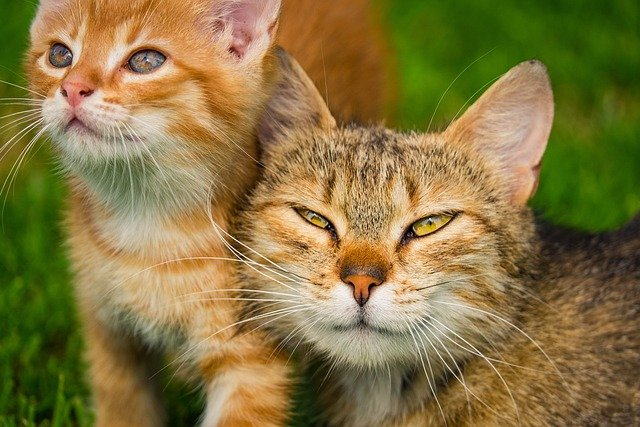
#> input picture module08-image-filtering/kitten.jpg, 640 x 427 px, found by its file name
$ jupyter execute --allow-errors 08_01_image_filtering_convolution.ipynb   (shell and % lines are left out)
#> lines starting #> are read from the running program, lines starting #| are printed output that depends on the picture
<h1 style="font-size:30px;">Convolution and Image Filtering</h1>

In image processing, convolution is the basis of all linear filters. It is the very first step applied when we want to blur, sharpen or detect edges. And yes, it is the same convolution used in state-of-the-art neural networks. In this notebook, you will learn the concept behind convolution, the OpenCV function to implement convolution, and different types of filters.
<br>
<center>

</center>
<br>
<center>

</center>
<br>

### <font style = "color:rgb(50,120,229)">Convolution</font>
A convolution operation requires two inputs, the **input image** and a **kernel**. The input image can be either grayscale or color. For color images, convolution is performed independently on each channel. A convolution kernel is a 2D matrix that is used to filter images, also known as a **convolution matrix**. It is typically a square, MxN matrix, where both M and N are odd integers (e.g., 3×3, 5×5, 7×7, ...). The 3x3 kernel below is referd to as a Box kernel.

$$\frac{1}{9}\begin{bmatrix} 1 & 1 & 1 \\ 1 & 1 & 1 \\ 1 & 1 & 1 \end{bmatrix}$$

In most cases, we want the sum of the elements in a kernel to sum to one. This ensures that the output image has the same brightness level as the input image. If we do not do this, the output pixels will be approximately 9 times (3x3 = 9) brighter than the input pixels on average. There are no restrictions on entries of the kernel. They can be positive, negative, integers or floating-point numbers.

The output is a **filtered** image. Filtering of a source image is achieved by convolving the kernel with the image. In simple terms, convolution of an image with a kernel represents a simple mathematical operation, between the kernel and its corresponding elements in the image.

### <font style = "color:rgb(50,120,229)">Convolution Workflow</font>

 - Assume that the center of the kernel is positioned over a specific pixel (`p`), in an image.
 - Multiply the value of each element in the kernel with the corresponding pixel element (i.e., its pixel intensity) in the source image.
 - Add the result of those multiplications and compute the average.
 - Replace the value of pixel (`p`), with the calculated average value.

### **<font style = "color:rgb(50,120,229)">Note:</font>**

The convolution filtering described above is actually called correlation filtering. Correlation and convolution are exactly the same operation with one difference. In convolution, the kernel is rotated 180 degrees before doing the correlation operation. When the kernel is symmetric, correlation and convolution are the same.

[cell 1]
import cv2
import numpy as np
import matplotlib.pyplot as plt

if 'google.colab' in str(get_ipython()):
    print("Downloading Code to Colab Environment")
    !wget https://www.dropbox.com/sh/287dmicr7k30m3q/AADpOe7w4ouuMp2cyA1uNFjva?dl=1 -O module-code.zip -q --show-progress
    !unzip -qq module-code.zip
else:
    pass

# 1. Convolution in OpenCV

In OpenCV, convolution is performed using the function **`filter2D()`**

<hr style="border:none; height: 4px; background-color:#D3D3D3" />

### <font style = "color:rgb(8,133,37)">Function Syntax</font>

```python
dst = cv2.filter2D(src, ddepth, kernel[, dst[, anchor[, delta[, borderType]]]])
```

**`dst`**	output image of the same size and the same number of channels as src.

The function has **3 required input arguments**:

1. **`src`**	input image.
2. **`ddepth`**	desired depth of the destination image.
3. **`kernel`**	convolution kernel (or rather a correlation kernel), a single-channel floating point matrix; if you want to apply different kernels to different channels, split the image into separate color planes using split and process them individually.

Optional arguments:

1. **`anchor`**	anchor of the kernel that indicates the relative position of a filtered point within the kernel; the anchor should lie within the kernel; default value (-1, -1) means that the anchor is at the kernel center.
2. **`delta`**	optional value added to the filtered pixels before storing them in dst.
3. **`borderType`**	pixel extrapolation method.

**Note**: The optional parameters above are almost never changed from their default values.

### <font style="color:rgb(8,133,37)">OpenCV Documentation</font>

[**`filter2d()`**](https://docs.opencv.org/4.5.2/d4/d86/group__imgproc__filter.html#ga27c049795ce870216ddfb366086b5a04)

<hr style="border:none; height: 4px; background-color:#D3D3D3" />

## 1.1 Define a Kernel

First, we need to define a kernel. For this exercise, let’s use a kernel size of 5x5. To keep things simple, we will also choose a kernel where all elements are the same. This kernel is often called a **Box Kernel**. Notice that when a kernel is written in matrix form as shown below we often pre-multiply the matrix by a normalizing factor (in this case 1/25). This makes it a little easier to read and understand the kernel.

$$\frac{1}{25}\begin{bmatrix} 1 & 1 & 1 & 1 & 1 \\ 1 & 1 & 1 & 1 & 1 \\ 1 & 1 & 1 & 1 & 1 \\ 1 & 1 & 1 & 1 & 1 \\ 1 & 1 & 1 & 1 & 1\end{bmatrix}$$

[cell 2]
kernel_size = 5
# Create a 5*5 kernel with all elements equal to 1.
kernel = np.ones((kernel_size, kernel_size), dtype = np.float32) / kernel_size**2

print (kernel)

The above represents a normalized 5x5 kernel so that all values add up to 1.

## 1.2 Perform Convolution

Next, `filter2D()` is used to perform the convolution.

The second parameter (`ddepth`) is set to `-1`, which means the bit-depth of the output image is the same as the input image. So if the input image is of type `uint8`, the output image will also be of the same type.

[cell 3]
filename = 'kitten.jpg'
image = cv2.imread(filename)
#> image is the input picture: shape (427, 640, 3); mean B, G, R 65.1, 117.7, 134.5

dst = cv2.filter2D(image, ddepth = -1, kernel = kernel)
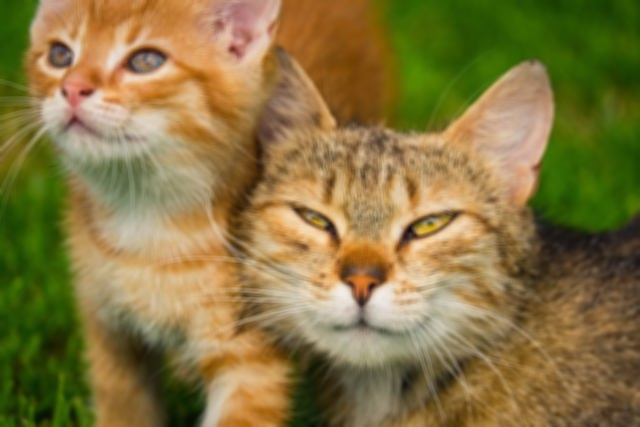
#> dst: shape (427, 640, 3); mean B, G, R 65.1, 117.7, 134.5

plt.figure(figsize = [20,10])
plt.subplot(121); plt.axis('off'); plt.imshow(image[:,:,::-1]); plt.title("Original Image")
plt.subplot(122); plt.axis('off'); plt.imshow(dst[:,:,::-1]);   plt.title("Convolution Result");
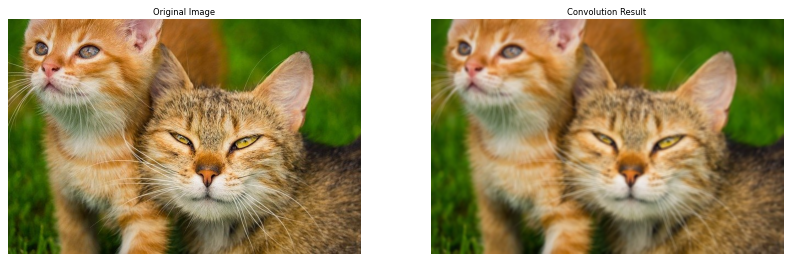
#> figure drawn by matplotlib, 2 panels

# 2. Box Blur

In the previous example, we saw how to create a smoothing filter by convolving the image with a 5x5 kernel. The 3x3 version of that kernel looks like this.

$$
\frac{1}{9}
\begin{bmatrix}
1 & 1 & 1\\
1 & 1 & 1\\
1 & 1 & 1
\end{bmatrix}
$$

The box kernel weights the contribution of all pixels in the neighborhood equally. As shown in the previous example, we can create this kernel and apply it to this image using `filter2D()`. Since this is a frequently used operation, OpenCV provides a convenience function for performing this operation (`blur()`)

## 2.1 Box Blur in OpenCV

<hr style="border:none; height: 4px; background-color:#D3D3D3" />

### <font style = "color:rgb(8,133,37)">Function Syntax</font>

```python
dst = cv2.blur(src, ksize[, dst[, anchor[, borderType]]])
```

**`dst`**	output image of the same size and type as src.

The function has **2 required input arguments**:

1.  **`src`**	input image; it can have any number of channels, which are processed independently, but the depth should be CV_8U, CV_16U, CV_16S, CV_32F or CV_64F.
2.  **`ksize`**	blurring kernel size.

Here, the blur function assumes the kernel is a normalized box kernel.

### <font style="color:rgb(8,133,37)">OpenCV Documentation</font>

[**`blur()`**](https://docs.opencv.org/4.5.2/d4/d86/group__imgproc__filter.html#ga8c45db9afe636703801b0b2e440fce37)

<hr style="border:none; height: 4px; background-color:#D3D3D3" />

[cell 4]
# Apply a box filter - kernel size 5.
box_blur1 = cv2.blur(image, (5,5))

# Apply a box filter - kernel size 11.
box_blur2 = cv2.blur(image, (11,11))
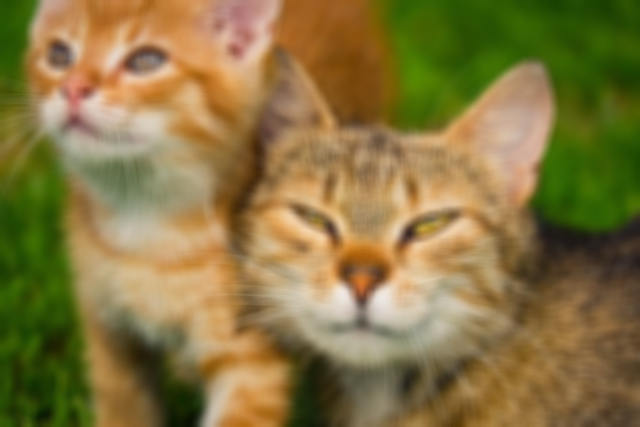
#> box_blur2: shape (427, 640, 3); mean B, G, R 65.1, 117.7, 134.5

# Display.
plt.figure(figsize = (20, 10))
plt.subplot(121); plt.axis('off'); plt.imshow(box_blur1[:,:,::-1]); plt.title('Blur 5x5 kernel')
plt.subplot(122); plt.axis('off'); plt.imshow(box_blur2[:,:,::-1]); plt.title('Blur 11x11 kernel');

# 3. Gaussian Blur

Unlike the box kernel, the Gaussian kernel is not uniform. The middle pixel gets the maximum weight while the pixels farther away are given less weight. A Gaussian Blur kernel weights the contribution of a neighboring pixel based on a Gaussian distribution. The Gaussian 5x5 kernel shown below is an approximation to the 2D Gaussian distribution with ${\sigma}=1$. A large value of ${\sigma}$ would add more weight to the edges of the kernel and therefore have a stronger blurring effect, while a smaller value of ${\sigma}$ would narrow the blurring effect. The size of the kernel also determines the amount of blurring. A larger kernel (with the same value of sigma) will blur the image more than a smaller kernel.

<br>
<center>

</center>
<br>

An image blurred using the Gaussian kernel looks less blurry compared to a box kernel of the same size. A small amount of Gaussian blurring is frequently used to remove noise from an image. It is also applied to the image prior to noise-sensitive image filtering operations. For example, the Sobel kernel used for calculating the derivative of an image is a combination of a Gaussian kernel and a finite difference kernel.

## 3.1 Gaussian Blur in OpenCV

<hr style="border:none; height: 4px; background-color:#D3D3D3" />

### <font style = "color:rgb(8,133,37)">Function Syntax</font>

```python
dst = cv2.GaussianBlur(src, ksize, sigmaX[, dst[, sigmaY[, borderType]]])
```

**`dst`**	output image of the same size and type as src.

The function has **3 required input arguments**:

1. **`src`**	input image; the image can have any number of channels, which are processed independently, but the depth should be CV_8U, CV_16U, CV_16S, CV_32F or CV_64F.
2. **`ksize`**	Gaussian kernel size. ksize.width and ksize.height can differ but they both must be positive and odd. Or, they can be zero's and then they are computed from sigma.
3. **`sigmaX`**	Gaussian kernel standard deviation in X direction.

Optional arguments include:

- **`sigmaY`**	Gaussian kernel standard deviation in Y direction; if sigmaY is zero, it is set to be equal to sigmaX, if both sigmas are zeros, they are computed from ksize.width and ksize.height, respectively; to fully control the result regardless of possible future modifications of all these semantics, it is recommended to specify all of ksize, sigmaX, and sigmaY.
- **`borderType`**	pixel extrapolation method.

$$Sigma = 0.3 * ((ksize - 1) * 0.5-1) + 0.8$$

### <font style="color:rgb(8,133,37)">OpenCV Documentation</font>

[**`GaussianBlur()`**](https://docs.opencv.org/4.5.2/d4/d86/group__imgproc__filter.html#gaabe8c836e97159a9193fb0b11ac52cf1)

<hr style="border:none; height: 4px; background-color:#D3D3D3" />

### <font style="color:rgb(50,120,230)">Gaussian Blur and effect of Kernel Size</font>

[cell 5]
# Apply Gaussian blur.
gaussian_blur1 = cv2.GaussianBlur(image, (5,5), 0, 0)
gaussian_blur2 = cv2.GaussianBlur(image, (11,11), 0, 0)

# Display.
plt.figure(figsize = (20, 8))
plt.subplot(121); plt.axis('off'); plt.imshow(gaussian_blur1[:,:,::-1]); plt.title('Blur 5x5 kernel')
plt.subplot(122); plt.axis('off'); plt.imshow(gaussian_blur2[:,:,::-1]); plt.title('Blur 11x11 kernel');

### <font style="color:rgb(50,120,230)">Comparing Box and Gaussian Blur</font>

[cell 6]
plt.figure(figsize = (20, 8))
plt.subplot(121); plt.axis('off'); plt.imshow(box_blur2[:,:,::-1]);      plt.title('Box Blur 11x11 kernel')
plt.subplot(122); plt.axis('off'); plt.imshow(gaussian_blur2[:,:,::-1]); plt.title('Gaussian Blur 11x11 kernel');
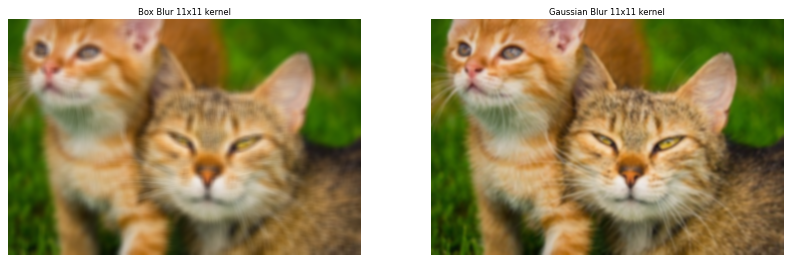
#> figure drawn by matplotlib, 2 panels

### <font style="color:rgb(50,120,230)">Gaussian Blur and effect of sigma ${\sigma}$</font>

[cell 7]
# Specifying sigmax = 0 and sigmay = 0, will compute a sigma of 2 for a 11x11 kernal
gaussian_blur3 = cv2.GaussianBlur(image, (11,11), 0, 0)
# Here we are explicity setting the sigma values to be very large.
gaussian_blur4 = cv2.GaussianBlur(image, (11,11), 5, 5)

# Display.
plt.figure(figsize = (20, 8))
plt.subplot(121); plt.axis('off'); plt.imshow(gaussian_blur3[:,:,::-1]); plt.title('Gaussian Blur, sigma = 2')
plt.subplot(122); plt.axis('off'); plt.imshow(gaussian_blur4[:,:,::-1]); plt.title('Gaussian Blur, sigma = 5');

$ run again, with JupyterLab/test_img1.jpg copied over module08-image-filtering/kitten.jpg
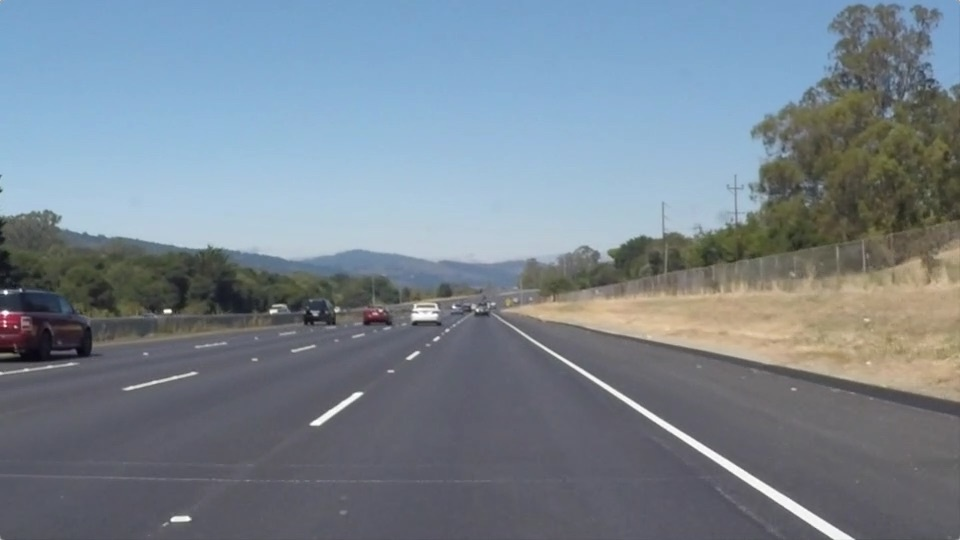
#> input picture JupyterLab/test_img1.jpg, 960 x 540 px, found by its file name
#> image is the input picture: shape (540, 960, 3); mean B, G, R 143.7, 132.6, 120.3
#> `box_blur2 = cv2.blur(image, (11,11))`:
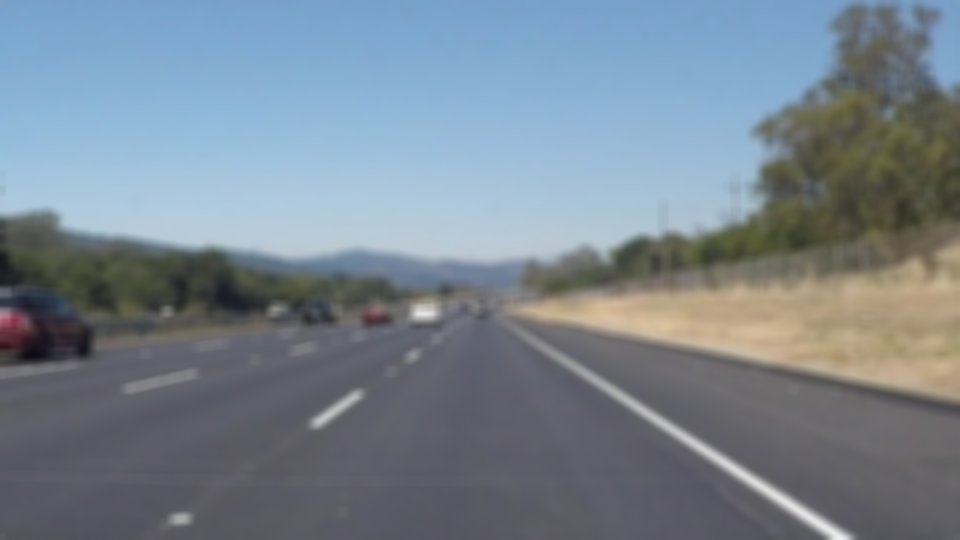
#> box_blur2: shape (540, 960, 3); mean B, G, R 143.7, 132.6, 120.3
#> `[cell 5] # Apply Gaussian blur. gaussian_blur1 = cv2.GaussianBlur(imag..`:
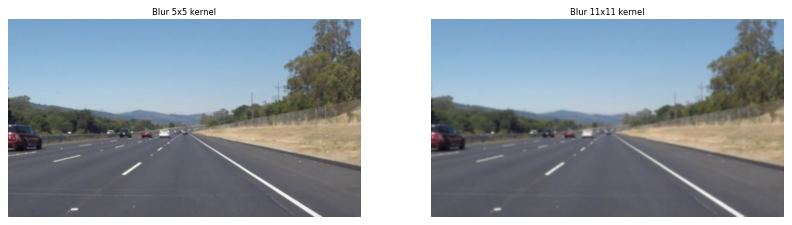
#> figure drawn by matplotlib, 2 panels
